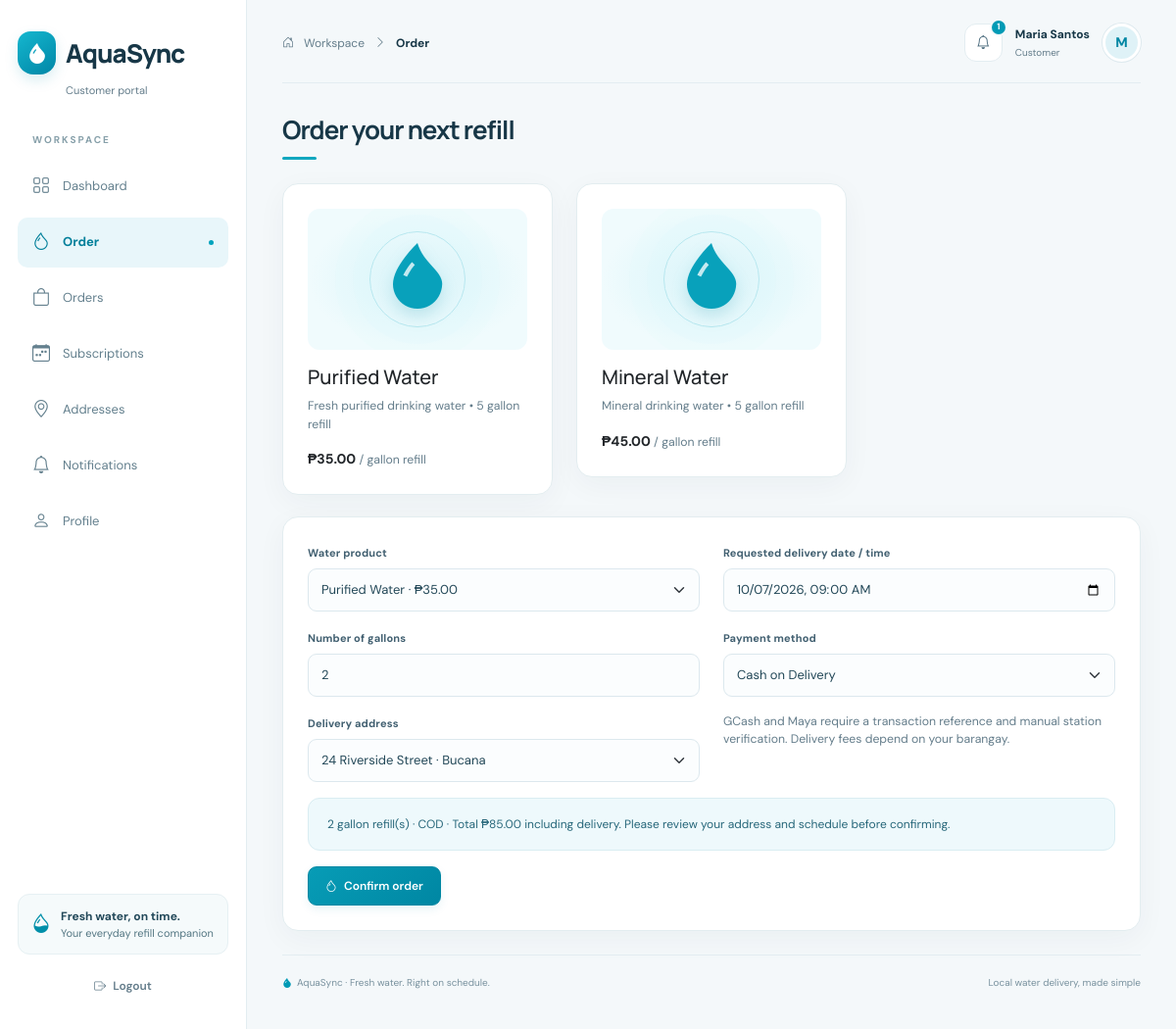
The page /customer/index.php?page=order&reorder=3 (signed in) on the database its author committed.
### tables this page shows
CREATE TABLE users (id INT AUTO_INCREMENT PRIMARY KEY, name VARCHAR(100) NOT NULL, email VARCHAR(190) UNIQUE NOT NULL, password VARCHAR(255) NOT NULL, role ENUM('customer','admin','rider') NOT NULL, phone VARCHAR(30) NOT NULL DEFAULT '', created_at TIMESTAMP DEFAULT CURRENT_TIMESTAMP, updated_at TIMESTAMP DEFAULT CURRENT_TIMESTAMP ON UPDATE CURRENT_TIMESTAMP);

CREATE TABLE products (id INT AUTO_INCREMENT PRIMARY KEY, station_id INT NOT NULL, name VARCHAR(100) NOT NULL, description TEXT, price DECIMAL(10,2) NOT NULL, active BOOLEAN DEFAULT 1, created_at TIMESTAMP DEFAULT CURRENT_TIMESTAMP, updated_at TIMESTAMP DEFAULT CURRENT_TIMESTAMP ON UPDATE CURRENT_TIMESTAMP, FOREIGN KEY(station_id) REFERENCES water_stations(id));

CREATE TABLE order_items (id INT AUTO_INCREMENT PRIMARY KEY, order_id INT NOT NULL, product_id INT NOT NULL, quantity INT NOT NULL, unit_price DECIMAL(10,2) NOT NULL, FOREIGN KEY(order_id) REFERENCES orders(id), FOREIGN KEY(product_id) REFERENCES products(id));

### app/portal.php (the view, shortened to what the rows shown need)
<?php
require __DIR__.'/bootstrap.php'; require __DIR__.'/actions.php'; require __DIR__.'/layout.php';
$u=require_role($requiredRole); $role=$u['role']; $page=$_GET['page']??'dashboard'; $id=(int)($_GET['id']??0); $error='';
$scope=$role==='customer'?'o.customer_id=?':($role==='rider'?'o.rider_id=?':'1=1'); $params=$role==='admin'?[]:[$u['id']];
$orderSql='SELECT o.*,u.name customer_name,u.phone customer_phone,p.payment_status,p.payment_reference FROM orders o JOIN users u ON u.id=o.customer_id JOIN payments p ON p.order_id=o.id WHERE '.$scope;
start_page($u,$page); if($error) echo '<div class="alert alert-danger">'.e($error).'</div>'; if(isset($_SESSION['flash'])){echo '<div class="alert alert-success">'.e($_SESSION['flash']).'</div>';unset($_SESSION['flash']);}
if($page==='dashboard'){
 $pred=$role==='customer'?prediction((int)$u['id']):null;
 ?><div class="hero"><div class="small mb-2 text-uppercase" style="letter-spacing:2px"><?=date('l, F j, Y')?></div><h1 class="h2 fw-bold"><?=$role==='admin'?'A fresh start for every delivery.':($role==='rider'?'Ready for the road, '.e(explode(' ',$u['name'])[0]).'?':'Hello, '.e(explode(' ',$u['name'])[0]).' 👋')?></h1><p class="mb-4"><?=$role==='admin'?'Keep your station flowing. Manage orders, schedules and your delivery team.':($role==='rider'?'Your delivery queue and customer details, all in one place.':'Good water, one less thing to worry about. We’ve got your next refill covered.')?></p><a class="btn btn-light fw-semibold" href="?page=<?=$role==='customer'?'order':'deliveries'?>"><i class="bi bi-<?=$role==='customer'?'droplet':'truck'?> me-2"></i><?=$role==='customer'?'Order water':'View deliveries'?></a></div><div class="row"><?php
 if($role==='admin'){
 $s=one("SELECT SUM(DATE(created_at)=CURDATE()) today,SUM(status='Pending') pending,SUM(status='Out for Delivery') outgoing,SUM(status='Delivered' AND DATE(delivered_at)=CURDATE()) completed FROM orders"); stat_card("Today's Orders",$s['today']??0,'bag');stat_card('Pending Orders',$s['pending']??0,'hourglass');stat_card('Out for Delivery',$s['outgoing']??0,'truck');stat_card('Completed Today',$s['completed']??0,'check-circle');stat_card('Active Customers',one('SELECT COUNT(*) n FROM customers')['n'],'people');stat_card('Active Subscriptions',one("SELECT COUNT(*) n FROM subscriptions WHERE status='Active'")['n'],'calendar-week');stat_card('Available Riders',one("SELECT COUNT(*) n FROM riders WHERE availability='Available'")['n'],'bicycle');stat_card("Today's Revenue",money(one("SELECT COALESCE(SUM(amount),0) n FROM payments WHERE payment_status='Paid' AND DATE(paid_at)=CURDATE()")['n']),'cash');
 }elseif($role==='customer'){
 $next=one("SELECT MIN(next_delivery_date) d FROM subscriptions WHERE customer_id=? AND status='Active'",[$u['id']]);stat_card('Next Estimated Refill',$pred?date('M j',strtotime($pred['date'])):'Learning your rhythm','droplet');stat_card('Active Orders',one("SELECT COUNT(*) n FROM orders WHERE customer_id=? AND status NOT IN ('Delivered','Cancelled')",[$u['id']])['n'],'truck');stat_card('Next Scheduled Delivery',$next['d']?date('M j',strtotime($next['d'])):'No schedule','calendar-week');stat_card('Total Orders',one('SELECT COUNT(*) n FROM orders WHERE customer_id=?',[$u['id']])['n'],'bag');
 }else{stat_card("Today's Deliveries",one('SELECT COUNT(*) n FROM orders WHERE rider_id=? AND DATE(scheduled_at)=CURDATE()',[$u['id']])['n'],'truck');stat_card('In Your Queue',one("SELECT COUNT(*) n FROM orders WHERE rider_id=? AND status IN ('Assigned','Out for Delivery')",[$u['id']])['n'],'bag');stat_card('Completed Today',one("SELECT COUNT(*) n FROM orders WHERE rider_id=? AND DATE(delivered_at)=CURDATE() AND status='Delivered'",[$u['id']])['n'],'check-circle');stat_card('Availability',one('SELECT availability FROM riders WHERE user_id=?',[$u['id']])['availability'],'bicycle');}
 echo '</div>';
 if($role==='customer'){ ?><div class="row"><div class="col-lg-8"><h3 class="section-title">Current orders</h3><?php orders_table(rows($orderSql." AND o.status NOT IN ('Delivered','Cancelled') ORDER BY o.scheduled_at LIMIT 5",$params));?><h3 class="section-title">Recent orders</h3><?php orders_table(rows($orderSql.' ORDER BY o.created_at DESC LIMIT 5',$params));?></div><div class="col-lg-4"><div class="card"><div class="card-body"><i class="bi bi-droplet fs-2 text-info"></i><h3 class="section-title mt-3">Your refill rhythm</h3><p class="muted"><?=$pred?'Based on your recent orders, you may need another refill around '.e(date('F j',strtotime($pred['date']))).'. Your average interval is '.e($pred['days']).' days.':'Complete orders on at least two different days to estimate your next refill.'?></p><p class="small muted">This is an estimate based on order intervals. You can order anytime.</p><a class="btn btn-primary" href="?page=order">Order a refill</a></div></div><div class="card"><div class="card-body"><h3 class="section-title">Keep water on schedule</h3><p class="muted">Choose your weekdays and we’ll create recurring delivery orders.</p><a href="?page=subscriptions" class="btn btn-outline-info">Create schedule</a></div></div></div></div><?php
 }elseif($role==='admin'){?><div class="row"><div class="col-lg-8"><h3 class="section-title">Orders needing attention</h3><?php orders_table(rows($orderSql." AND o.status='Pending' ORDER BY o.scheduled_at LIMIT 6"));?><div class="row"><div class="col-md-6"><?php chart('Daily orders',rows("SELECT DATE(created_at) label,COUNT(*) value FROM orders WHERE created_at>=CURDATE()-INTERVAL 6 DAY GROUP BY DATE(created_at) ORDER BY label"));?></div><div class="col-md-6"><?php chart('Orders by barangay',rows('SELECT barangay label,COUNT(*) value FROM orders GROUP BY barangay'));?></div></div></div><div class="col-lg-4"><div class="card"><div class="card-body"><h3 class="section-title">Rider availability</h3><?php foreach(rows('SELECT u.name,r.availability FROM riders r JOIN users u ON u.id=r.user_id') as $r) echo '<div class="d-flex justify-content-between py-3 border-bottom">'.e($r['name']).'<span class="badge">'.e($r['availability']).'</span></div>';?></div></div><div class="card"><div class="card-body"><h3 class="section-title">Predicted refill customers</h3><?php $any=false;foreach(rows("SELECT id,name FROM users WHERE role='customer'") as $c){$p=prediction((int)$c['id']);if($p && $p['date']<=date('Y-m-d',strtotime('+2 days'))){$any=true;echo '<p>'.e($c['name']).'<br><span class="muted small">Estimated '.e($p['date']).'</span></p>';}}if(!$any)echo '<p class="muted">No upcoming refill estimates.</p>';?></div></div><div class="card"><div class="card-body"><h3 class="section-title">Today's delivery groups</h3><?php foreach(rows("SELECT barangay,COUNT(*) n,SUM(quantity) gallons FROM orders WHERE DATE(scheduled_at)=CURDATE() AND status<>'Cancelled' GROUP BY barangay") as $g)echo '<p>'.e($g['barangay']).' · '.$g['n'].' orders · '.$g['gallons'].' gallons</p>';?><a href="?page=deliveries">Open delivery groups →</a></div></div></div></div><?php
 echo '<div class="row"><div class="col-lg-4">';chart('Weekly orders',rows("SELECT DATE_FORMAT(created_at,'%x-W%v') label,COUNT(*) value FROM orders GROUP BY label ORDER BY label DESC LIMIT 8"));echo '</div><div class="col-lg-4">';chart('Monthly sales',rows("SELECT DATE_FORMAT(paid_at,'%Y-%m') label,SUM(amount) value FROM payments WHERE payment_status='Paid' GROUP BY label ORDER BY label DESC LIMIT 6"));echo '</div><div class="col-lg-4">';chart('Popular products',rows('SELECT p.name label,SUM(i.quantity) value FROM order_items i JOIN products p ON p.id=i.product_id JOIN orders o ON o.id=i.order_id WHERE o.status<>? GROUP BY p.id ORDER BY value DESC',['Cancelled']));echo '</div></div>';
 }else{echo '<h3 class="section-title">Your next deliveries</h3>';rider_cards(rows($orderSql." AND o.status IN ('Assigned','Out for Delivery') ORDER BY o.scheduled_at",$params)); rider_controls($u);}
}elseif($page==='order' && $role==='customer'){
 $reorder=!empty($_GET['reorder'])?one('SELECT i.product_id,o.quantity FROM orders o JOIN order_items i ON i.order_id=o.id WHERE o.id=? AND o.customer_id=?',[(int)$_GET['reorder'],$u['id']]):null;
 $addresses=rows('SELECT a.*,d.fee FROM addresses a JOIN delivery_areas d ON d.barangay=a.barangay AND d.active=1 WHERE customer_id=?',[$u['id']]);
 echo '<h1 class="h3 fw-bold mb-4">Order your next refill</h1><div class="row">';foreach(rows('SELECT * FROM products WHERE active=1') as $p)echo '<div class="col-md-6 col-xl-4"><div class="card"><div class="card-body"><div class="product-art"><i class="bi bi-droplet-fill"></i></div><h3 class="h5 mt-3">'.e($p['name']).'</h3><p class="muted small">'.e($p['description']).'</p><strong>'.money($p['price']).' <span class="muted fw-normal small">/ gallon refill</span></strong></div></div></div>';echo '</div>';
 if(!$addresses) echo '<div class="alert alert-info">Add a delivery address before ordering. <a href="?page=addresses">Save an address →</a></div>';
 else{?><div class="card"><div class="card-body"><form id="order-form" method="post"><?=csrf()?><input type="hidden" name="action" value="order"><div class="row"><div class="col-md-6"><label class="form-label">Water product</label><select name="product_id" class="form-select mb-3"><?php foreach(rows('SELECT * FROM products WHERE active=1') as $p)echo '<option value="'.$p['id'].'" data-price="'.$p['price'].'" '.(($reorder['product_id']??0)==$p['id']?'selected':'').'>'.e($p['name']).' · '.money($p['price']).'</option>';?></select><?php field('quantity','Number of gallons','number',$reorder['quantity']??2);?><label class="form-label">Delivery address</label><select name="address_id" class="form-select mb-3"><?php foreach($addresses as $a)echo '<option value="'.$a['id'].'" data-fee="'.$a['fee'].'">'.e($a['address'].' · '.$a['barangay']).'</option>';?></select></div><div class="col-md-6"><?php field('scheduled_at','Requested delivery date / time','datetime-local',date('Y-m-d\T09:00',strtotime('+1 day')));select_field('payment_method','Payment method',['COD'=>'Cash on Delivery','GCash'=>'GCash · manually verified','Maya'=>'Maya · manually verified']);?><p class="muted small">GCash and Maya require a transaction reference and manual station verification. Delivery fees depend on your barangay.</p></div></div><div class="alert alert-info" id="order-review"></div><button class="btn btn-primary">Confirm order</button></form></div></div><?php }
}else{http_response_code(404);echo '<div class="alert alert-warning">Page not found.</div>';}
end_page();

### app/layout.php (shortened to what the rows shown need)
<?php
function field(string $name,string $label,string $type='text',$value='',bool $required=true): void { echo '<div class="mb-3"><label class="form-label">'.e($label).'</label><input class="form-control" name="'.e($name).'" type="'.e($type).'" value="'.e($value).'" '.($type==='number'?'step="any" ':'').($required?'required':'').'></div>'; }
function select_field(string $name,string $label,array $options,$selected=''): void { echo '<div class="mb-3"><label class="form-label">'.e($label).'</label><select class="form-select" name="'.e($name).'" '.(array_key_exists('',$options)?'':'required').'>'; foreach($options as $key=>$label) echo '<option value="'.e($key).'" '.((string)$key===(string)$selected?'selected':'').'>'.e($label).'</option>'; echo '</select></div>'; }
function start_page(array $u,string $page): void { $nav=$u['role']==='admin'?['dashboard'=>'grid','orders'=>'bag','deliveries'=>'truck','customers'=>'people','subscriptions'=>'calendar-week','riders'=>'bicycle','products'=>'droplet','areas'=>'geo-alt','reports'=>'bar-chart','feedback'=>'star','notifications'=>'bell','settings'=>'gear']:($u['role']==='customer'?['dashboard'=>'grid','order'=>'droplet','orders'=>'bag','subscriptions'=>'calendar-week','addresses'=>'geo-alt','notifications'=>'bell','profile'=>'person']:['dashboard'=>'grid','deliveries'=>'truck','completed'=>'check-circle','notifications'=>'bell','profile'=>'person']); $count=one('SELECT COUNT(*) n FROM notifications WHERE user_id=? AND read_at IS NULL',[$u['id']])['n']; ?>
<!doctype html><html lang="en"><head><link href="https://cdn.jsdelivr.net/npm/bootstrap@5.3.3/dist/css/bootstrap.min.css" rel="stylesheet"><link href="https://cdn.jsdelivr.net/npm/bootstrap-icons@1.11.3/font/bootstrap-icons.min.css" rel="stylesheet"><link href="<?=url('assets/style.css')?>" rel="stylesheet"><link href="<?=url('assets/theme.css')?>" rel="stylesheet"></head><body><aside class="sidebar" id="workspace-nav"><a class="brand" href="<?=url($u['role'].'/')?>"><i class="bi bi-droplet-fill" aria-hidden="true"></i> AquaSync</a><div class="role-label muted mt-2 small"><?=e($u['role']==='admin'?'Station workspace':ucfirst($u['role']).' portal')?></div><small>Workspace</small><nav class="nav flex-column" aria-label="Main navigation"><?php foreach($nav as $p=>$icon): ?><a class="nav-link <?=$page===$p?'active':''?>" <?=$page===$p?'aria-current="page"':''?> href="?page=<?=$p?>"></a><?php endforeach; ?></nav><div class="sidebar-footer"><div class="station-note"></div><form method="post" action="<?=url('logout.php')?>"></form></div></aside><main class="main"><div class="topbar"><div class="account-menu"><a class="notification-button" href="?page=notifications" aria-label="Notifications, <?=(int)$count?> unread"><i class="bi bi-bell" aria-hidden="true"></i><?php if($count):?><span class="notification-count"></span><?php endif;?></a><div class="account-details"><div class="account-name"><?=e($u['name'])?></div><div class="account-role"><?=e($u['role']==='admin'?'Station administrator':$u['role'])?></div></div><a class="avatar" href="?page=<?=$u['role']==='admin'?'settings':'profile'?>" aria-label="Your account"><?=e(strtoupper(substr($u['name'],0,1)))?></a></div></div><?php }
function end_page(): void { echo '<footer class="main-footer"><span><i class="bi bi-droplet-fill" aria-hidden="true"></i>AquaSync · Fresh water. Right on schedule.</span><span>Local water delivery, made simple</span></footer></main><script src="'.url('assets/app.js').'"></script></body></html>'; }

### rows shown on the page
users: role "Customer portal", name "Maria Santos", role "Customer", name "M"
products: name "Purified Water", description "Fresh purified drinking water • 5 gallon refill", price "₱35.00"
products: name "Mineral Water", description "Mineral drinking water • 5 gallon refill", price "₱45.00", quantity "2"
order_items: product_id "Purified Water · ₱35.00"

### other values the page prints
$p==='areas'?'Delivery Areas':ucfirst($p) "Dashboard"
$p==='areas'?'Delivery Areas':ucfirst($p) "Order"
$p==='areas'?'Delivery Areas':ucfirst($p) "Orders"
$p==='areas'?'Delivery Areas':ucfirst($p) "Subscriptions"
$p==='areas'?'Delivery Areas':ucfirst($p) "Addresses"
$p==='areas'?'Delivery Areas':ucfirst($p) "Notifications"
$p==='areas'?'Delivery Areas':ucfirst($p) "Profile"
$page==='areas'?'Delivery areas':ucfirst($page) "Order"
$count "1"
$label "Number of gallons Requested delivery date / time"
$label "Payment method"
form field address_id "24 Riverside Street · Bucana"
form field payment_method "Cash on Delivery"
